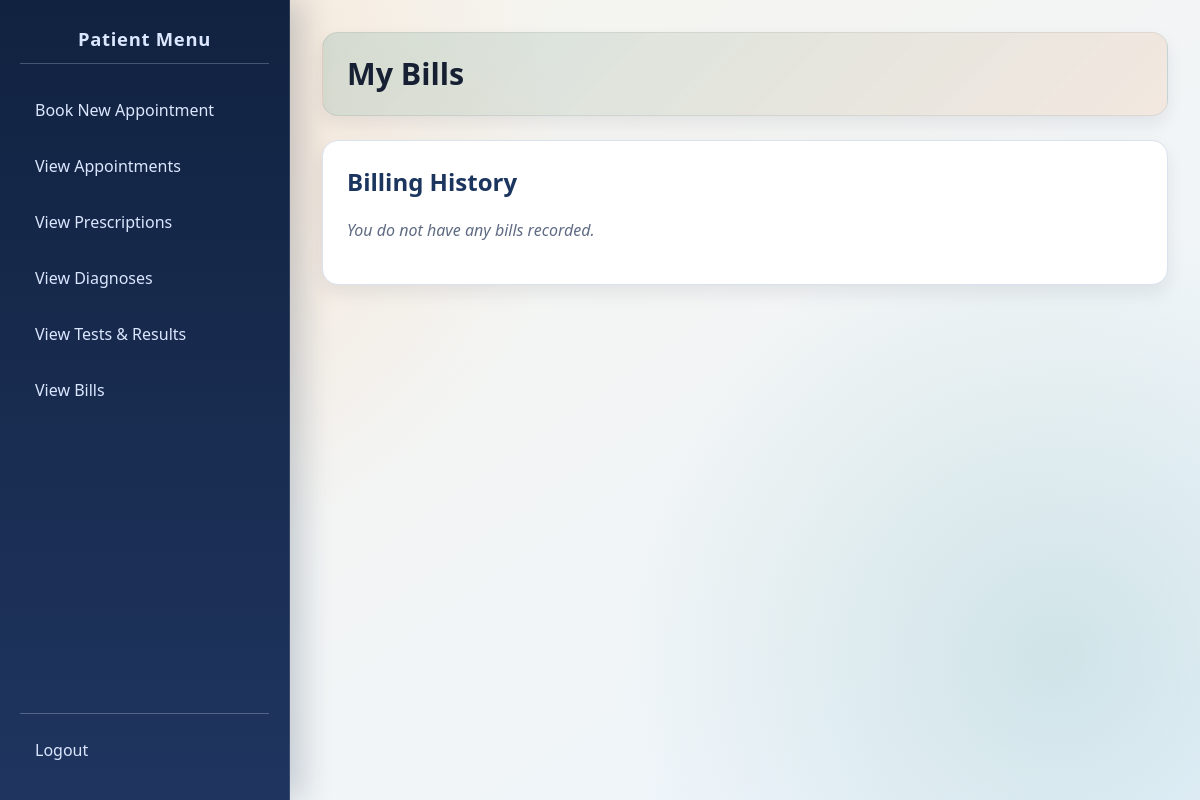
Before: /patient/view_bills.php (signed in) with the older database file.
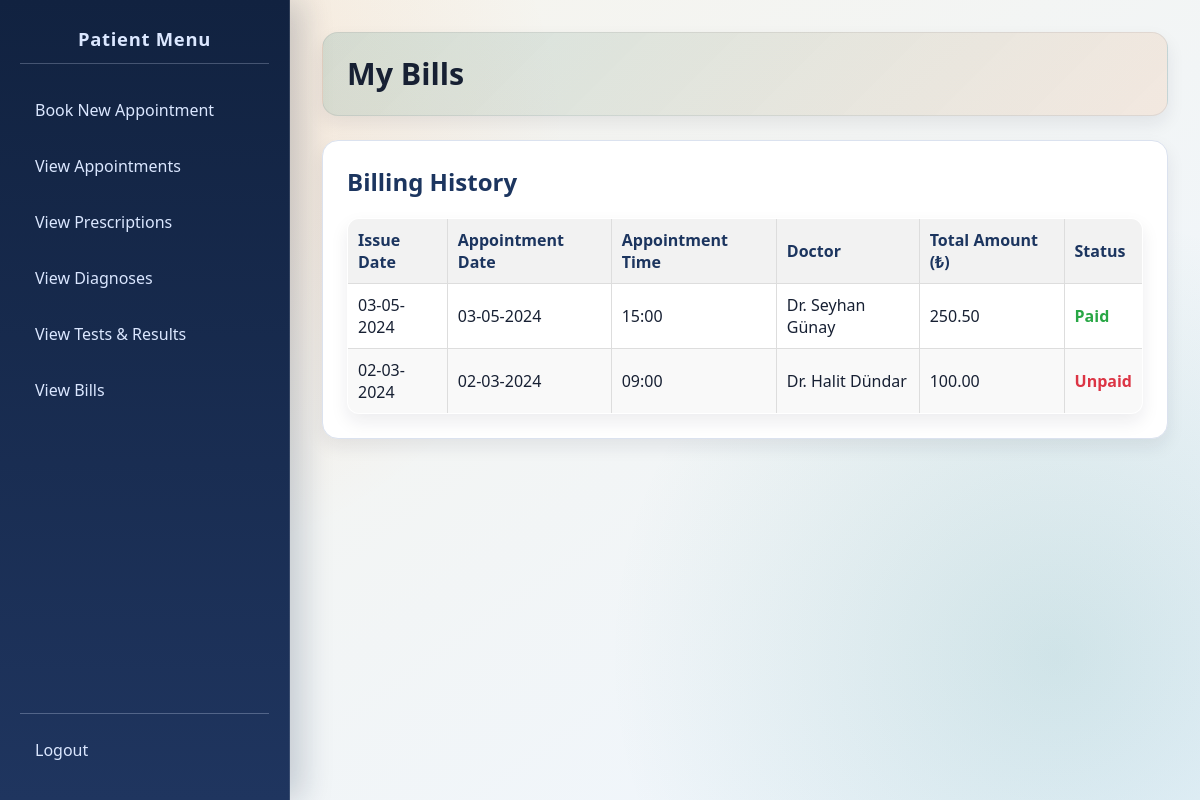
After: the same page with the newer database file.
### tables this page shows
CREATE TABLE `Bill` (
  `Bill_ID` int(11) NOT NULL,
  `Patient_ID` bigint(20) NOT NULL,
  `Appointment_ID` int(11) NOT NULL,
  `Total_Amount` decimal(10,2) NOT NULL,
  `Issue_Date` date NOT NULL,
  `Status` enum('Paid','Unpaid') NOT NULL DEFAULT 'Unpaid'
);

CREATE TABLE `Appointment` (
  `Appointment_ID` int(11) NOT NULL,
  `Patient_ID` bigint(20) NOT NULL,
  `Doctor_ID` int(11) NOT NULL,
  `Nurse_ID` int(11) DEFAULT NULL,
  `Appointment_Date` date NOT NULL,
  `Appointment_Time` time NOT NULL,
  `Follow_Up_Appointment_ID` int(11) DEFAULT NULL,
  `Status` varchar(50) DEFAULT 'Scheduled'
);

CREATE TABLE `Doctor` (
  `Doctor_ID` int(11) NOT NULL,
  `Doctor_First_Name` varchar(100) NOT NULL,
  `Doctor_Last_Name` varchar(100) NOT NULL,
  `Doctor_Gender` varchar(10) DEFAULT NULL,
  `Doctor_Email` varchar(255) NOT NULL,
  `Doctor_Phone` varchar(20) DEFAULT NULL,
  `Clinic_ID` int(11) DEFAULT NULL,
  `Doctor_Password` varchar(255) NOT NULL,
  `Admin_ID` int(11) DEFAULT NULL
);

### patient/view_bills.php (the view, shortened to what this page needs)
<?php
require_once '../includes/db_connect.php';
$patient_id = $_SESSION['user_id'];
$bills = [];
$fetch_error = null;
$sql = "SELECT
            b.`Bill_ID`,
            b.`Total_Amount`,
            b.`Issue_Date`,
            b.`Status` AS `Bill_Status`,
            a.`Appointment_Date`,
            a.`Appointment_Time`,
            d.`Doctor_First_Name`,
            d.`Doctor_Last_Name`
        FROM `Bill` b
        JOIN `Appointment` a ON b.`Appointment_ID` = a.`Appointment_ID`
        JOIN `Doctor` d ON a.`Doctor_ID` = d.`Doctor_ID`
        WHERE b.`Patient_ID` = ?
        ORDER BY b.`Issue_Date` DESC, b.`Bill_ID` DESC";
$stmt = $conn->prepare($sql);
if ($stmt) {
    $stmt->bind_param("i", $patient_id);
    $stmt->execute();
    $result = $stmt->get_result();
    while ($row = $result->fetch_assoc()) {
        $bills[] = $row;
    }
} else {
    $fetch_error = "Error fetching bills: " . $conn->error;
}
?>
<!DOCTYPE html>
<html lang="en">
<head>
    <link rel="stylesheet" href="../css/style.css">
</head>
<body>
    <div class="sidebar">
        <h2>Patient Menu</h2>
        <ul>
            <li><a href="book_appointment.php">Book New Appointment</a></li>
            <li><a href="view_appointments.php">View Appointments</a></li>
            <li><a href="view_prescriptions.php">View Prescriptions</a></li>
            <li><a href="view_diagnoses.php">View Diagnoses</a></li>
            <li><a href="view_tests.php">View Tests & Results</a></li>
            <li><a href="view_bills.php">View Bills</a></li>
        </ul>
        <div class="logout-link">
            <a href="../logout.php">Logout</a>
        </div>
    </div>
    <div class="main-content">
        <div class="header">
            <h1>My Bills</h1>
        </div>
        <div class="content-section">
            <h2>Billing History</h2>
            <?php if ($fetch_error): ?>
                <p style="color: red;"><?php echo htmlspecialchars($fetch_error); ?></p>
            <?php elseif (empty($bills)): ?>
                <p class="no-bills">You do not have any bills recorded.</p>
            <?php else: ?>
                <table class="bills-table">
                    <thead>
                        <tr>
                            <th>Issue Date</th>
                            <th>Appointment Date</th>
                            <th>Appointment Time</th>
                            <th>Doctor</th>
                            <th>Total Amount (₺)</th>
                            <th>Status</th>
                        </tr>
                    </thead>
                    <tbody>
                        <?php foreach ($bills as $bill): ?>
                            <?php
                                $status = $bill['Bill_Status'] ?? 'Unpaid';
                                $status_class = 'status-' . strtolower($status);
                            ?>
                            <tr>
                                <td><?php echo htmlspecialchars(date("d-m-Y", strtotime($bill['Issue_Date']))); ?></td>
                                <td><?php echo htmlspecialchars(date("d-m-Y", strtotime($bill['Appointment_Date']))); ?></td>
                                <td><?php echo $bill['Appointment_Time'] ? htmlspecialchars(date("H:i", strtotime($bill['Appointment_Time']))) : 'N/A'; ?></td>
                                <td>Dr. <?php echo htmlspecialchars($bill['Doctor_First_Name'] . ' ' . $bill['Doctor_Last_Name']); ?></td>
                                <td><?php echo htmlspecialchars(number_format((float)$bill['Total_Amount'], 2)); ?></td>
                                <td><span class="<?php echo $status_class; ?>"><?php echo htmlspecialchars($status); ?></span></td>
                            </tr>
                        <?php endforeach; ?>
                    </tbody>
                </table>
            <?php endif; ?>
        </div>
    </div>
</body>
</html>

Changed rows visible on the page:
added bill: Issue_Date "03-05-2024", Appointment_ID.Appointment_Date "03-05-2024", Appointment_ID.Appointment_Time "15:00", doctor.Doctor_First_Name+Doctor_Last_Name "Seyhan Günay", Total_Amount "250.50", Status "Paid"
added bill: Issue_Date "02-03-2024", Appointment_ID.Appointment_Date "02-03-2024", Appointment_ID.Appointment_Time "09:00", doctor.Doctor_First_Name+Doctor_Last_Name "Halit Dündar", Total_Amount "100.00", Status "Unpaid"
Other visible differences:
text no longer shown: "You do not have any bills recorded."
text now shown: "Issue Date Appointment Date Appointment Time Doctor Total Amount (₺) Status"
